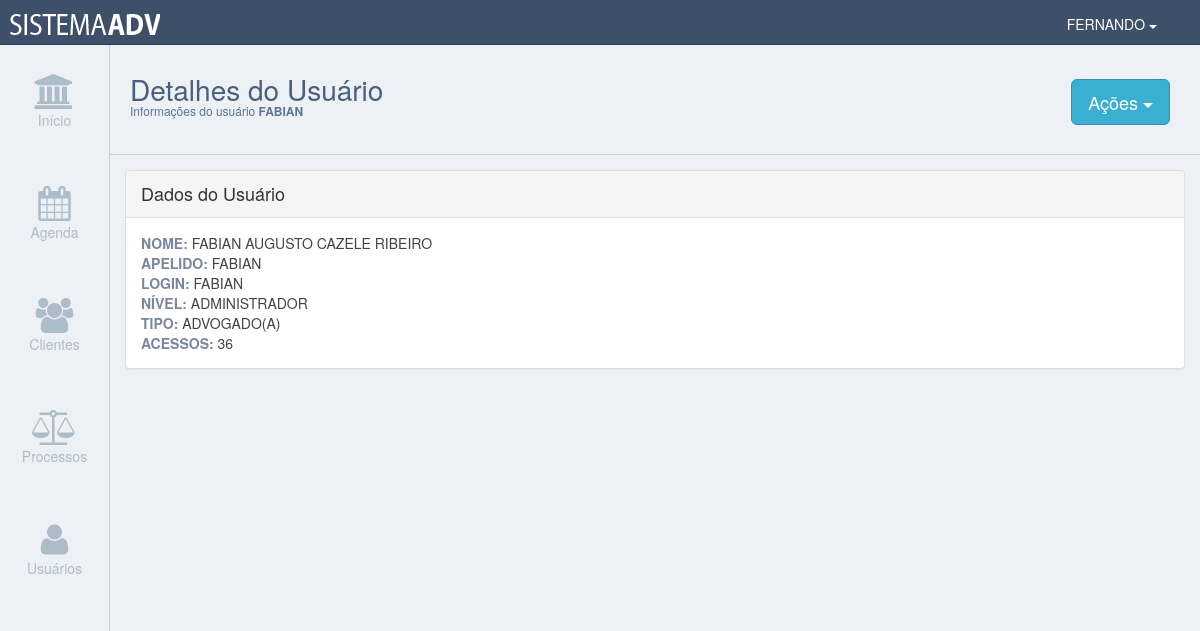
The page /detalheUsuario.php?codigo=43 (signed in) on the database its author committed.
### tables this page shows
CREATE TABLE IF NOT EXISTS `usuario` (
  `usuarioId` int(11) NOT NULL,
  `usuarioLogin` varchar(255) DEFAULT NULL,
  `usuarioSenha` varchar(255) DEFAULT NULL,
  `usuarioNome` varchar(255) DEFAULT NULL,
  `usuarioApelido` varchar(255) DEFAULT NULL,
  `usuarioNivel` int(11) DEFAULT NULL,
  `usuarioStatus` tinyint(1) DEFAULT '1',
  `usuarioTipo` int(11) DEFAULT NULL,
  `usuarioQtdAcesso` int(11) DEFAULT '0',
  `usuarioResetaSenha` tinyint(1) DEFAULT '0'
);

### php/detalUsuario.php (called while the page is built, shortened)
<?php require_once("dashboard.php"); ?>
<?php
   if (isset($_GET["codigo"]) ) {
    $usuarioId = $_GET["codigo"];
    }
    $consulta = "SELECT usuarioId, usuarioLogin, usuarioNome, usuarioApelido, usuarioNivel, usuarioTipo, usuarioStatus, usuarioQtdAcesso FROM usuario WHERE usuarioId = {$usuarioId} ";
    $detalhe = mysqli_query($conecta, $consulta);
        if ( !$detalhe ) {
            die("Falha no banco");
        } else {
            $dados_detalhe 				= mysqli_fetch_assoc($detalhe);
			$usuarioLogin				= $dados_detalhe["usuarioLogin"];
			$usuarioNome				= $dados_detalhe["usuarioNome"];
            $usuarioApelido  		    = $dados_detalhe["usuarioApelido"];
			$usuarioNivel    		    = $dados_detalhe["usuarioNivel"];
			$usuarioTipo    		    = $dados_detalhe["usuarioTipo"];
			$usuarioQtdAcesso    	    = $dados_detalhe["usuarioQtdAcesso"];
        }
?>

### detalheUsuario.php (the view, shortened to what this page needs)
<?php require_once("php/verificacaoNivel.php"); ?>
<?php require_once("php/detalUsuario.php"); ?>
<!doctype html>
<html>
 	<body>
    	<div id="conteudo">
   		<div class="container-fluid no-padding">
            <div class="header">
                <div class="titulo-box-texto">
                    <h3 class="titulo-texto">Detalhes do Usuário</h3>
                    <h5>Informações do usuário <strong><?php echo utf8_encode($usuarioApelido) ?></strong></h5>
                </div>
                <div class="titulo-box-botao">
                  <div class="btn-group">
                      <button type="button" class="btn btn-lg botao-menu-topo dropdown-toggle" data-toggle="dropdown" aria-haspopup="true" aria-expanded="false">Ações <span class="caret"></span>
                      </button>
                    </div>
                </div>
            </div>
            <div class="panel panel-default">
              <div class="panel-heading">Dados do Usuário</div>
              <div class="panel-body">
                    <div class="row">
                        <div class="col-md-12">
                            <span class="indiceEntrada">NOME: </span><span class="indiceValor"><?php echo utf8_encode($usuarioNome) ?></span>
                        </div>
                    </div>
                    <div class="row">
                        <div class="col-md-12">
                            <span class="indiceEntrada">APELIDO: </span><span class="indiceValor"><?php echo utf8_encode($usuarioApelido) ?></span>
                        </div>
                    </div>
                    <div class="row">
                        <div class="col-md-12">
                            <span class="indiceEntrada">LOGIN: </span><span class="indiceValor"><?php echo utf8_encode($usuarioLogin) ?></span>
                        </div>
                    </div>
                    <div class="row">
                        <div class="col-md-12">
                            <span class="indiceEntrada">NÍVEL: </span><span class="indiceValor"><?php if ($usuarioNivel < 2 ) {
                                                                                                    echo "USUÁRIO COMUM";
                                                                                                    } else {
                                                                                                    echo "ADMINISTRADOR"; }	 ?></span>
                        </div>
                    </div>
                    <div class="row">
                        <div class="col-md-12">
                            <span class="indiceEntrada">TIPO: </span><span class="indiceValor"><?php if ($usuarioTipo < 2 ) {
                                                                                                    echo "SECRETÁRIO(A)";
                                                                                                    } else {
                                                                                                    echo "ADVOGADO(A)"; }	 ?></span>
                        </div>
                    </div>
                    <div class="row">
                        <div class="col-md-12">
                            <span class="indiceEntrada">ACESSOS: </span><span class="indiceValor"><?php echo $usuarioQtdAcesso ?></span>
                        </div>
                    </div>
              </div>
            </div>
 	</body>
</html>

### css/pure-min.css (style rules this page uses)
html { font-family:sans-serif;-ms-text-size-adjust:100%;-webkit-text-size-adjust:100% }
body { margin:0 }
b,strong { font-weight:700 }
button,input,optgroup,select,textarea { color:inherit;font:inherit;margin:0 }
button { overflow:visible }
button,select { text-transform:none }
button,html input[type=button],input[type=reset],input[type=submit] { -webkit-appearance:button;cursor:pointer }

### css/estilo.css (style rules this page uses)
html, body { width: 100%; height: 100%; background-color: #edf0f5; overflow-x: hidden; }
.no-padding { padding-right: 0; padding-left: 0; padding-top: 0; padding-bottom: 0; }
#conteudo { width: calc(100% - 110px); height: calc(100% - 45px); position: absolute; top: 45px; left: 110px; background-color: #edf0f5; }
.header { width: 100%; height: 110px; background-color: #edf0f5; border-bottom: 1px solid #c1d2dc; }
.titulo-box-texto { width: auto; height: 110px; float: left; padding-left: 20px; padding-top: 20px; }
.titulo-box-botao { width: auto; height: 110px; float: right; line-height: 110px; margin-right: 30px; }
.titulo-texto { color: #485F7E; font-size: 28px; font-weight: 400; line-height: 9px; }
.botao-menu-topo { border: 1px solid #2e91b0; background-color: #3aafd2 !important; color: #FFF !important; }
h5 { font-size: 12px; color: #5C7496; }
.panel-default { margin-left: 15px; margin-right: 15px; margin-top: 15px; }
.panel-heading { color: #78879C; font-size: 18px; }
.indiceEntrada { color: #7B85A0; font-weight: 600; }
.indiceValor { color: #434343; font-weight: normal; }

### rows shown on the page
usuario: usuarioApelido "FABIAN", usuarioNome "FABIAN AUGUSTO CAZELE RIBEIRO", usuarioLogin "FABIAN", usuarioQtdAcesso "36"

### other values the page prints
utf8_encode($_SESSION['APELIDOUSER']) "FERNANDO"
